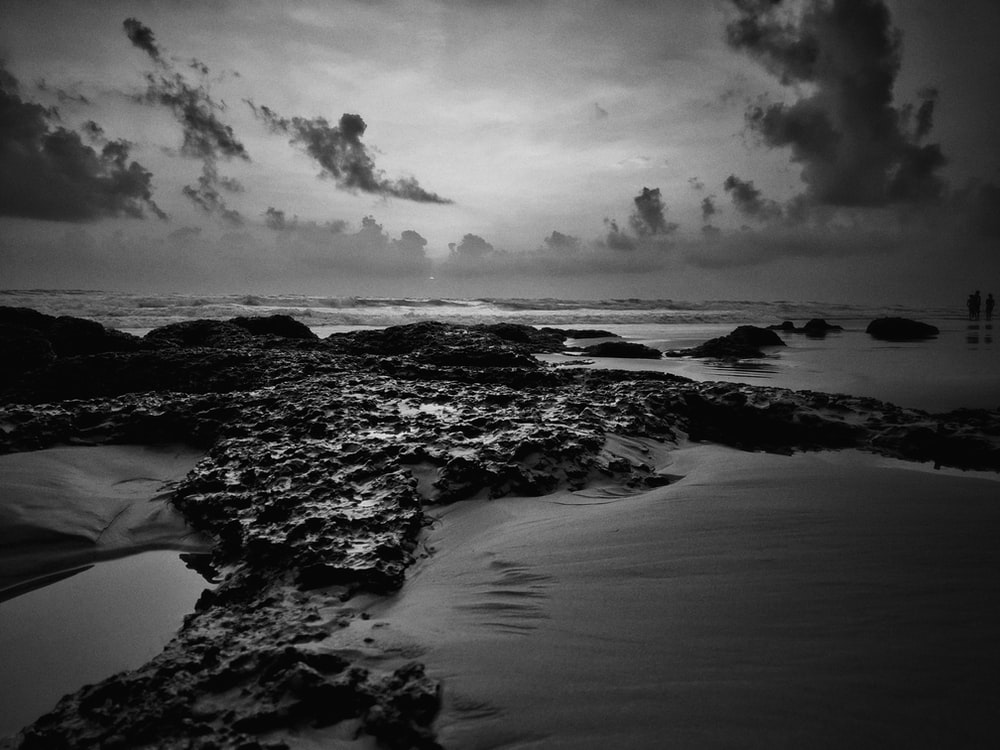
#> input picture img/beach.jpeg, 1000 x 750 px
$ python main.py img/beach.jpeg
#> lines starting #> are read from the running program, lines starting #| are printed output that depends on the picture
import numpy as np
import cv2 as cv
import matplotlib.pyplot as plt
from sys import argv

class ImageProcessor():

    def __init__( self, image_path ):
#> called with image_path = 'img/beach.jpeg'
        self.ROOT_WINDOWS = "main"
        cv.namedWindow( self.ROOT_WINDOWS )
        self.original_image = cv.imread( image_path, 0 )
#> self.original_image is the input picture: shape (750, 1000); min 0, max 243, mean 73.7
        self.processed_image = self.original_image
        self.fig, ( self.ax1, self.ax2 ) = plt.subplots( 1, 2, figsize=( 9, 3 ) )
        self.fig.suptitle( "Histogram" )

    def run( self ):

        self.histogram_( self.original_image, self.processed_image )

        while True:
            self.show()
            code = cv.waitKey(1)

            if( code == ord('q') ):
                cv.destroyAllWindows()
                break
            elif( code == ord('r') ):
                self.reset_image()
            elif( code == ord('n') ):
                # use cancer
                self.to_negatif()
            elif( code == ord('c') ):
                #use xray_penuomia
                self.contrast_streching()
            elif( code == ord('m') ):
                #use brain image
                self.median_filtering()
            elif( code == ord('l') ):
                #use logaritmik
                self.log_transform()
            elif( code == ord('h') ):
                #use xray_penuomia, iris, bay
                self.hist_eq()

    def histogram_( self, original_image, equalized ):

        self.ax1.clear()
        self.ax2.clear()

        self.ax1.hist( original_image.ravel(), 256, [0, 256] )
        self.ax1.set_title( 'Source' )

        self.ax2.hist( equalized.ravel(), 256, [0, 256] )
        self.ax2.set_title( 'Result' )

        self.fig.canvas.draw()
        self.fig.canvas.flush_events()

        plt.pause(0.0001)
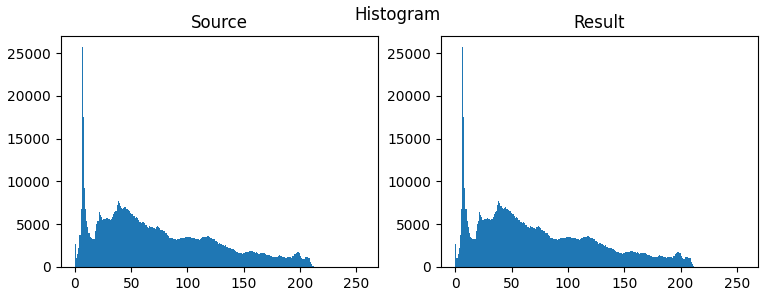
#> figure drawn by matplotlib, 2 panels; panel 1: tallest bar 25726 high, from x = 6 to 7; panel 2: tallest bar 25726 high, from x = 6 to 7
        self.fig.show()

    def show( self ):
        preview_result = cv.hconcat( [ self.original_image, self.processed_image ] )
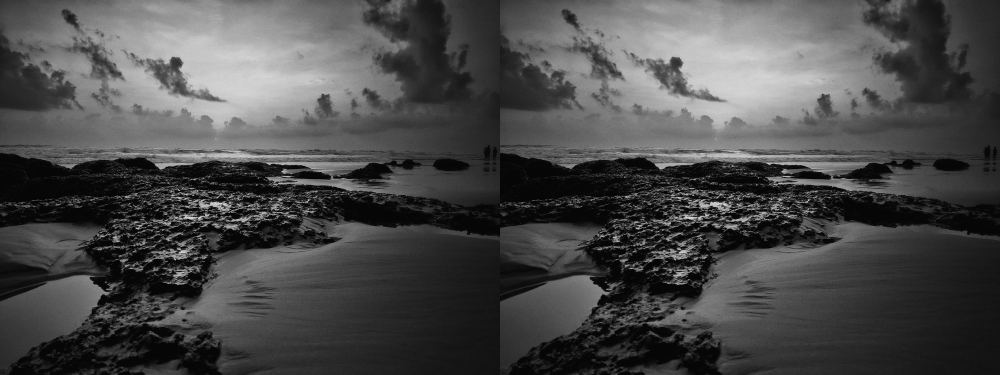
#> preview_result: shape (750, 2000) (shown at 1/2 size); min 0, max 243, mean 73.7
        cv.imshow( self.ROOT_WINDOWS, self.processed_image )

    def reset_image( self ):
        self.processed_image = self.original_image
        self.histogram_( self.original_image, self.processed_image )

    def to_negatif( self ):
        self.processed_image = 255 - self.processed_image
        self.histogram_( self.original_image, self.processed_image )

    def contrast_streching( self ):
        self.processed_image = cv.normalize(self.processed_image, None, alpha=0, beta=1.2, norm_type=cv.NORM_MINMAX, dtype=cv.CV_32F)
        self.processed_image = np.clip(self.processed_image, 0, 1)
        self.processed_image = (255*self.processed_image).astype(np.uint8)
        self.histogram_( self.original_image, self.processed_image )

    def median_filtering( self ):
        self.processed_image = cv.medianBlur(self.processed_image, 5)
        self.histogram_( self.original_image, self.processed_image )

    def log_transform( self ):
        self.processed_image = np.array( 100.0 * np.log10( 1.0 + self.processed_image ), dtype=np.uint8 )
        self.histogram_( self.original_image, self.processed_image )

    def hist_eq( self ):
        self.processed_image = cv.equalizeHist( self.processed_image )
        self.histogram_(self.original_image, self.processed_image)

def main():
    img_path = argv[1]
    processor = ImageProcessor( img_path )
    processor.run()
#> (key q is pressed here)

if __name__ == "__main__":
    main()

$ run again, on img/xray_pneunomia.jpeg
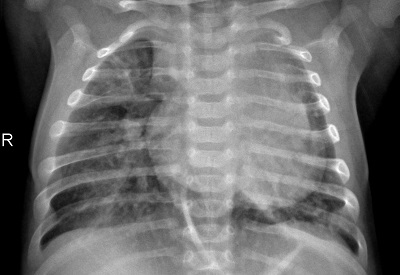
#> input picture img/xray_pneunomia.jpeg, 400 x 275 px
#> in __init__, self.original_image is the input picture: shape (275, 400); min 0, max 255, mean 110.1
#> in histogram_, `plt.pause(0.0001)`:
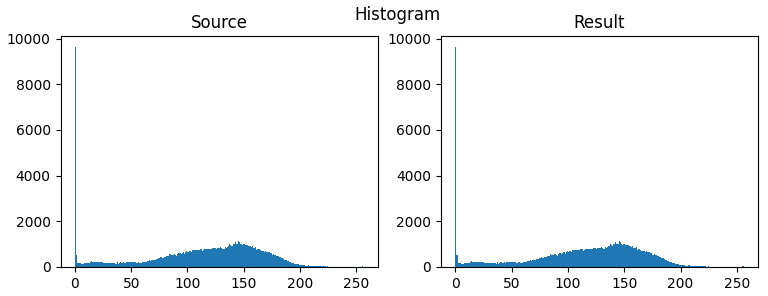
#> figure drawn by matplotlib, 2 panels; panel 1: tallest bar 9635 high, from x = 0 to 1; panel 2: tallest bar 9635 high, from x = 0 to 1
#> in show, `preview_result = cv.hconcat( [ self.original_image, self.processed_ima..`:
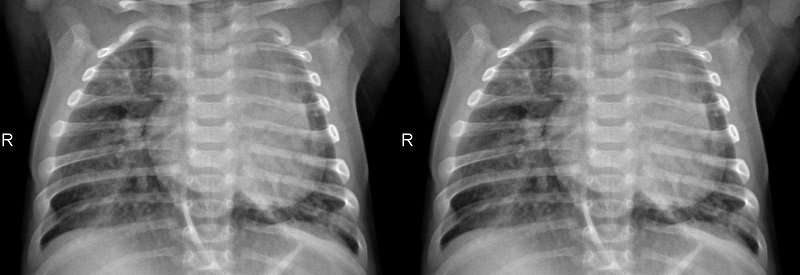
#> preview_result: shape (275, 800); min 0, max 255, mean 110.1

$ run again, on img/cancer.png
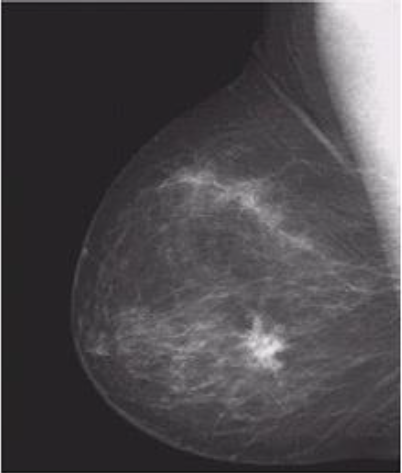
#> input picture img/cancer.png, 402 x 473 px
#> in histogram_, `plt.pause(0.0001)`:
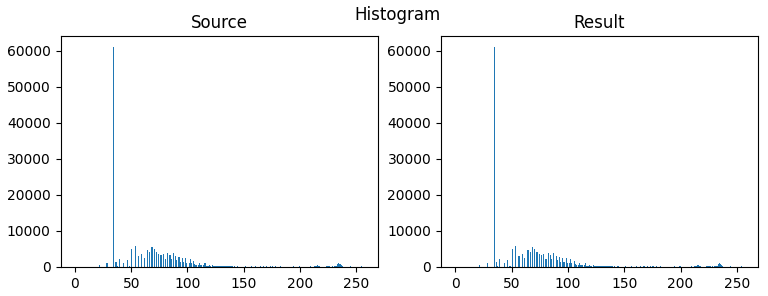
#> figure drawn by matplotlib, 2 panels; panel 1: tallest bar 61089 high, from x = 34 to 35; panel 2: tallest bar 61089 high, from x = 34 to 35
#> in show, `preview_result = cv.hconcat( [ self.original_image, self.processed_ima..`:
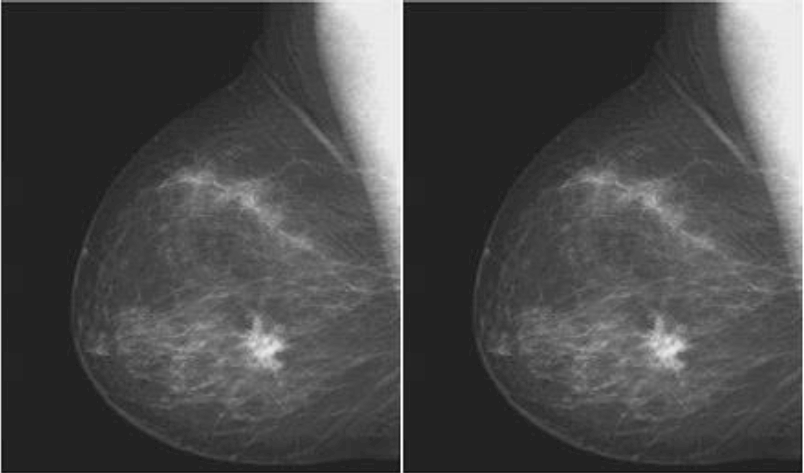
#> preview_result: shape (473, 804); min 14, max 255, mean 73.4
